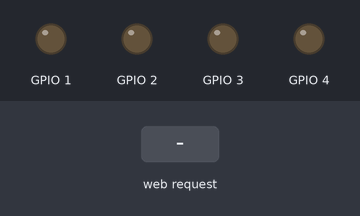
Recording of a program running on a simulated ESP32. Parts: output pins drawn as LEDs (lit = HIGH). The test bench sets the inputs (shaded band). Storage starts empty; what the program prints to the serial monitor is not drawn.

Above: at 1.2 s.
1.3 s: HTTP request GET /control?speed=1 received
At 1.9 s:
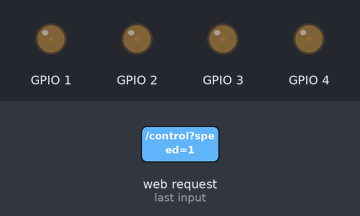
2.8 s: HTTP request GET /control?speed=120 received
At 4.0 s:
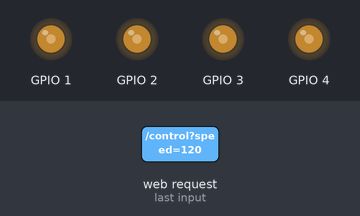
4.3 s: HTTP request GET /control?speed=1&direction=1 received
At 5.4 s:
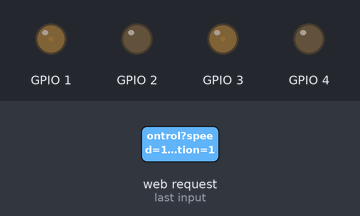
5.8 s: HTTP request GET /control?speed=120&direction=120 received
At 6.5 s:
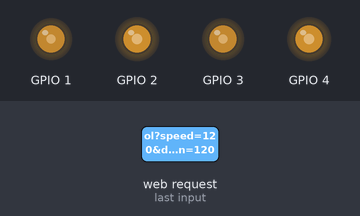
Timing chart, 0 to 8.3 s (numbered marks = the images above; inputs shaded):
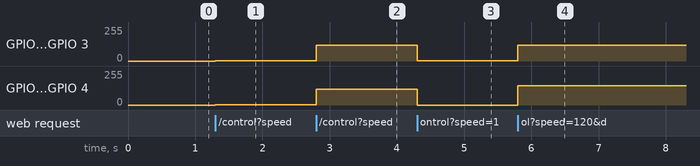

Measured:
- after the input at 1.3 s, GPIO 1–4: 0/255 → 1/255 at once
- after the input at 2.8 s, GPIO 1–4: 1/255 → 120/255 at once
- after the input at 4.3 s, GPIO 1, GPIO 3: 120/255 → 1/255 at once; GPIO 2, GPIO 4: 120/255 → 0/255 at once
- after the input at 5.8 s, GPIO 1, GPIO 3: 1/255 → 120/255 at once; GPIO 2, GPIO 4: 0/255 → 144/255 at once

The program:

main.cpp
```cpp
#include <Arduino.h>
#include <WiFi.h>
#include <WebServer.h>
#include "Car.h"
#include <SPIFFS.h>

const char *SSID = "beer-control";
const char *PASSWORD = "12345678";

IPAddress local_ip(192, 168, 1, 1);
IPAddress gateway(192, 168, 1, 1);
IPAddress subnet(255, 255, 255, 0);

WebServer server(80);
String webpage;

Car car(1,2,3,4);

void mainPage()
{
    server.send(200, "text/html", webpage);
}

void handlePost()
{
    int speed = server.arg("speed").toInt();
    int direction = server.arg("direction").toInt();
    car.move(speed, direction);
    Serial.print(direction);
    Serial.print(speed);
}

void setRoutes() {
    server.on("/", mainPage);
    server.on("/control", handlePost);
}

void setup()
{
    Serial.begin(9600);

    WiFi.softAP(SSID, PASSWORD);
    WiFi.softAPConfig(local_ip, gateway, subnet);

    SPIFFS.begin(true);
    webpage = SPIFFS.open("/main.html", "r").readString();
    Serial.println(webpage);

    setRoutes();
    server.begin();
    Serial.println("Server started!");
}

void loop()
{
    server.handleClient(); // server->send(200, "text/html", "htmltext here put");
}
```

Car.cpp
```cpp
#include "Car.h"
Car::Car(int frontLeftPin, int frontRightPin, int rearLeftPin, int rearRightPin) {
    frontLeft = new Engine(frontLeftPin);
    frontRight = new Engine(frontRightPin);
    rearLeft = new Engine(rearLeftPin);
    rearRight = new Engine(rearRightPin);
}

void Car::stop() {
    frontLeft->stop();
    frontRight->stop();
    rearLeft->stop();
    rearRight->stop();
}


void Car::move(int speed, int direction) {
    double rightMultiplier = 1;
    double leftMultiplier = 1;
    if (direction < 0) {
        leftMultiplier = (direction / 100.0);
    } else if (direction > 0) {
        rightMultiplier = (direction / 100.0);
    }
    frontLeft->setSpeed(speed * leftMultiplier);
    frontRight->setSpeed(speed * rightMultiplier);
    rearLeft->setSpeed(speed*leftMultiplier);
    rearRight->setSpeed(speed*rightMultiplier);
}
```

Car.h
```cpp
#include "Engine.h"
class Car {

    public:
        Car(int frontLeftPin, int frontRightPin, int rearLeftPin, int rearRightPin);

        void stop();

        void move(int speed, int direction);

    private:

    Engine* frontLeft;
    Engine* frontRight;
    Engine* rearLeft;
    Engine* rearRight;
};
```

Engine.cpp
```cpp
#include "Engine.h"
#include <Arduino.h>
int pin;

Engine::Engine(int pin) {
            this -> pin = pin;
            pinMode(pin, OUTPUT);
        }


void Engine::setSpeed(int speed) {
    int newSpeed = speed;
    if (newSpeed < 0) {
        newSpeed *= -1;
    }
    analogWrite(pin, newSpeed);
}

void Engine::stop() {
    this->setSpeed(0);
}
```

Engine.h
```cpp
class Engine {
    private:
        int pin;
    public:
        Engine(int pin);

        void setSpeed(int speed);

        void stop();

        //void changeDirection();
};
```
